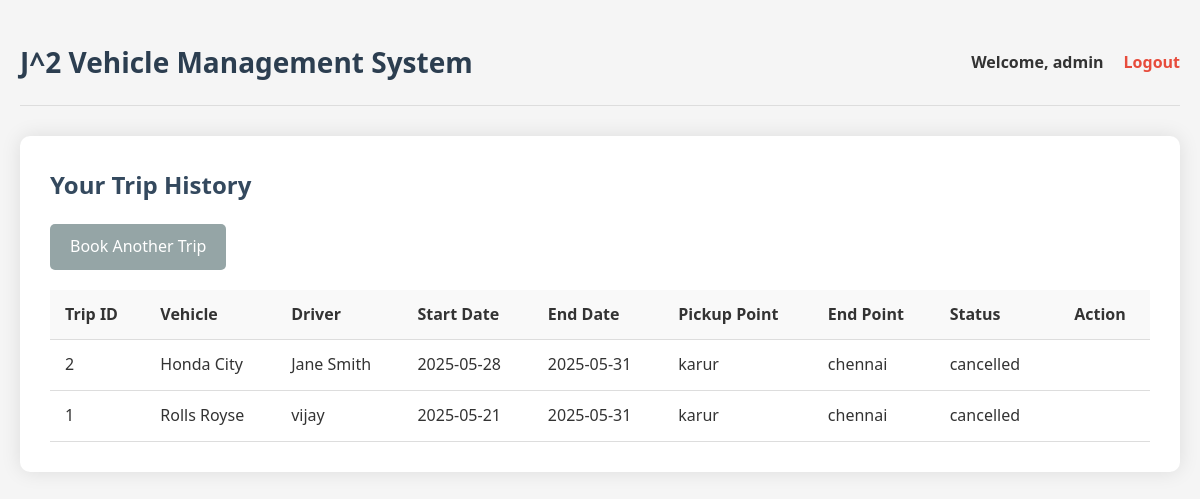
The page /trip_history (signed in) on the database its author committed.
### tables this page shows
CREATE TABLE trips (
        id INTEGER PRIMARY KEY AUTOINCREMENT,
        user_id INTEGER NOT NULL,
        vehicle_id INTEGER NOT NULL,
        driver_id INTEGER NOT NULL,
        start_date TEXT NOT NULL,
        end_date TEXT NOT NULL,
        pickup_point TEXT NOT NULL,
        end_point TEXT NOT NULL,
        status TEXT DEFAULT 'booked',
        FOREIGN KEY (user_id) REFERENCES users (id),
        FOREIGN KEY (vehicle_id) REFERENCES vehicles (id),
        FOREIGN KEY (driver_id) REFERENCES drivers (id)
    );

CREATE TABLE vehicles (
        id INTEGER PRIMARY KEY AUTOINCREMENT,
        name TEXT NOT NULL,
        model TEXT NOT NULL,
        capacity INTEGER NOT NULL
    );

CREATE TABLE drivers (
        id INTEGER PRIMARY KEY AUTOINCREMENT,
        name TEXT NOT NULL,
        experience INTEGER NOT NULL
    );

### app.py (the view)
@app.route('/trip_history')
def trip_history():
    if 'user_id' not in session:
        return redirect(url_for('index'))
    conn = sqlite3.connect('database.db')
    conn.row_factory = sqlite3.Row
    cursor = conn.cursor()
    cursor.execute('''
    SELECT t.id, v.name as vehicle_name, d.name as driver_name, t.start_date, t.end_date,
           t.pickup_point, t.end_point, t.status
    FROM trips t
    JOIN vehicles v ON t.vehicle_id = v.id
    JOIN drivers d ON t.driver_id = d.id
    WHERE t.user_id = ?
    ORDER BY t.id DESC
    ''', (session['user_id'],))
    trips = cursor.fetchall()
    conn.close()
    return render_template('trip_history.html', trips=trips, username=session['username'])

### templates/trip_history.html (shortened to what this page needs)
<!DOCTYPE html>
<html lang="en">
<head>
    <link rel="stylesheet" href="{{ url_for('static', filename='css/style.css') }}">
</head>
<body>
    <div class="container">
        <header>
            <h1>J^2 Vehicle Management System</h1>
            <div class="user-info">
                <span>Welcome, {{ username }}</span>
                <a href="{{ url_for('logout') }}" class="logout-btn">Logout</a>
            </div>
        </header>
        <div class="content">
            <div class="trip-history-container">
                <h2>Your Trip History</h2>
                <div class="nav-buttons">
                    <a href="{{ url_for('trip_details') }}" class="btn back-btn">Book Another Trip</a>
                </div>
                {% if trips %}
                <div class="trips-table">
                    <table>
                        <thead>
                            <tr>
                                <th>Trip ID</th>
                                <th>Vehicle</th>
                                <th>Driver</th>
                                <th>Start Date</th>
                                <th>End Date</th>
                                <th>Pickup Point</th>
                                <th>End Point</th>
                                <th>Status</th>
                                <th>Action</th>
                            </tr>
                        </thead>
                        <tbody>
                            {% for trip in trips %}
                            <tr>
                                <td>{{ trip.id }}</td>
                                <td>{{ trip.vehicle_name }}</td>
                                <td>{{ trip.driver_name }}</td>
                                <td>{{ trip.start_date }}</td>
                                <td>{{ trip.end_date }}</td>
                                <td>{{ trip.pickup_point }}</td>
                                <td>{{ trip.end_point }}</td>
                                <td>{{ trip.status }}</td>
                                <td>
                                </td>
                            </tr>
                            {% endfor %}
                        </tbody>
                    </table>
                </div>
                {% else %}
                <div class="no-trips">
                    <p>You haven't booked any trips yet.</p>
                </div>
                {% endif %}
            </div>
        </div>
    </div>
</body>
</html>

### static/css/style.css (style rules this page uses)
* { margin: 0; padding: 0; box-sizing: border-box; font-family: 'Segoe UI', Tahoma, Geneva, Verdana, sans-serif; }
body { background-color: #f5f5f5; color: #333; line-height: 1.6; }
.container { max-width: 1200px; margin: 0 auto; padding: 20px; }
header { display: flex; justify-content: space-between; align-items: center; padding: 20px 0; border-bottom: 1px solid #ddd; margin-bottom: 30px; }
h1 { color: #2c3e50; font-size: 28px; }
h2 { color: #34495e; margin-bottom: 20px; }
.btn { display: inline-block; padding: 10px 20px; background-color: #3498db; color: white; text-decoration: none; border: none; border-radius: 5px; cursor: pointer; font-size: 16px; transition: background-color 0.3s; }
.user-info { display: flex; align-items: center; }
.user-info span { margin-right: 20px; font-weight: 600; }
.logout-btn { color: #e74c3c; text-decoration: none; font-weight: 600; }
.trip-details-container, .trip-history-container { background: white; padding: 30px; border-radius: 10px; box-shadow: 0 0 20px rgba(0, 0, 0, 0.1); }
.nav-buttons { margin-bottom: 20px; }
.back-btn { background-color: #95a5a6; }
table { width: 100%; border-collapse: collapse; margin-top: 20px; }
table th, table td { padding: 12px 15px; text-align: left; border-bottom: 1px solid #ddd; }
table th { background-color: #f9f9f9; font-weight: 600; }
table th:last-child, table td:last-child { text-align: center; width: 100px; }

### rows shown on the page
trips: id "2", vehicle_name "Honda City", driver_name "Jane Smith", start_date "2025-05-28", end_date "2025-05-31", pickup_point "karur", end_point "chennai", status "cancelled"
trips: id "1", vehicle_name "Rolls Royse", driver_name "vijay", start_date "2025-05-21", end_date "2025-05-31", pickup_point "karur", end_point "chennai", status "cancelled"

### other values the page prints
{{ username }} "admin"
